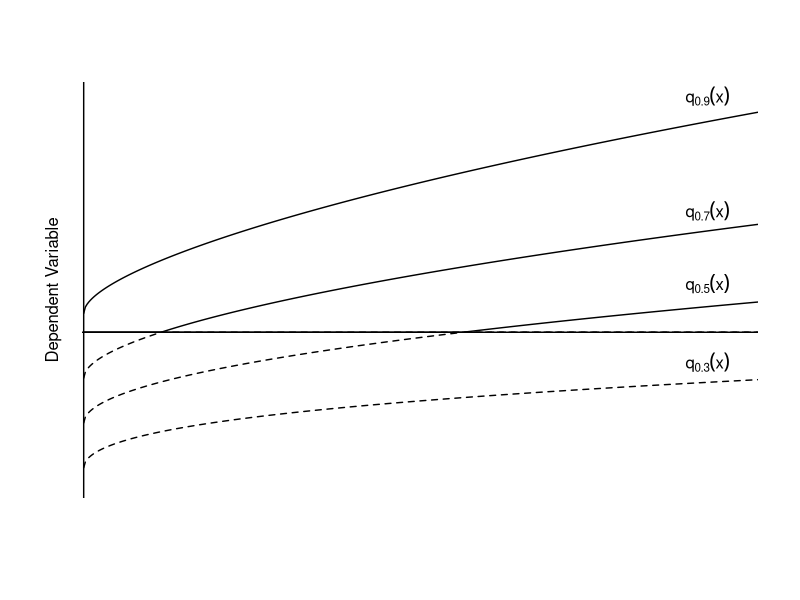
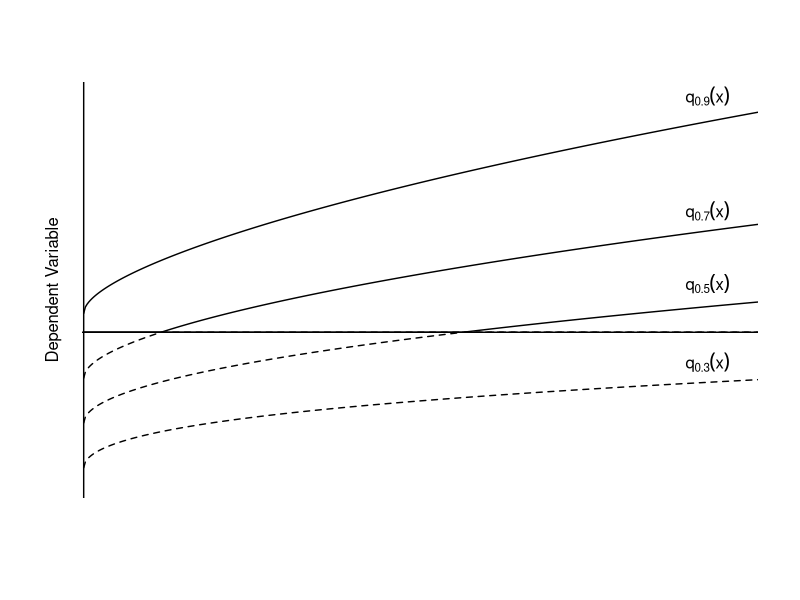

Write R code to recreate these figures, in order.
#############################################
### This file generates Figure 27.3a
### Censored Quantile Regression 
#############################################


L <- 0
U <- 4
a <- 1.5
s <- 2
x <- seq(L,U,.01)
mx <- sqrt(x) - a
sx <- sqrt(s+x)
q1 <- mx + sx*qnorm(.3)
q2 <- mx + sx*qnorm(.5)
q3 <- mx + sx*qnorm(.7)
q4 <- mx + sx*qnorm(.9)
maxy <- max(q1,q2,q3,q4)+0.5
miny <- min(q1,q2,q3,q4)-0.5
q2a <- q2*(q2<0)
q2b <- q2*(q2>0)
q3a <- q3*(q3<0)
q3b <- q3*(q3>0)

wd <- 1.4

pdf("HANSEN27-3a.pdf",family="Helvetica",colormodel='cmyk',width=4.5,height=4.5)
plot(x,q1,type="l",lty=2,xaxs="i",yaxs="i",ylab="",xaxt="n",yaxt="n",xlab="",bty="n",xlim=c(-.01,4),ylim=c(miny,maxy),lwd=wd)
title(ylab="Dependent Variable",line=1)
lines(x,q2a,lty=2,lwd=wd)
lines(x,q2b,lwd=wd)
lines(x,q3a,lty=2,lwd=wd)
lines(x,q3b,lwd=wd)
lines(x,q4,lwd=wd)
abline(h=0,lwd=wd)
abline(v=L,lwd=wd)
text(3.7,-0.5,expression(q[.3](x)))
text(3.7,0.8,expression(q[.5](x)))
text(3.7,2,expression(q[.7](x)))
text(3.7,3.9,expression(q[.9](x)))
dev.off()

postscript("HANSEN27-3a.eps",paper="special",width=4.5,height=4.5,horizontal=FALSE,onefile=FALSE,family="Helvetica",colormodel='cmyk')
plot(x,q1,type="l",lty=2,xaxs="i",yaxs="i",ylab="",xaxt="n",yaxt="n",xlab="",bty="n",xlim=c(-.01,4),ylim=c(miny,maxy),lwd=wd)
title(ylab="Dependent Variable",line=1)
lines(x,q2a,lty=2,lwd=wd)
lines(x,q2b,lwd=wd)
lines(x,q3a,lty=2,lwd=wd)
lines(x,q3b,lwd=wd)
lines(x,q4,lwd=wd)
abline(h=0,lwd=wd)
abline(v=L,lwd=wd)
text(3.7,-0.5,expression(q[.3](x)))
text(3.7,0.8,expression(q[.5](x)))
text(3.7,2,expression(q[.7](x)))
text(3.7,3.9,expression(q[.9](x)))
dev.off()
